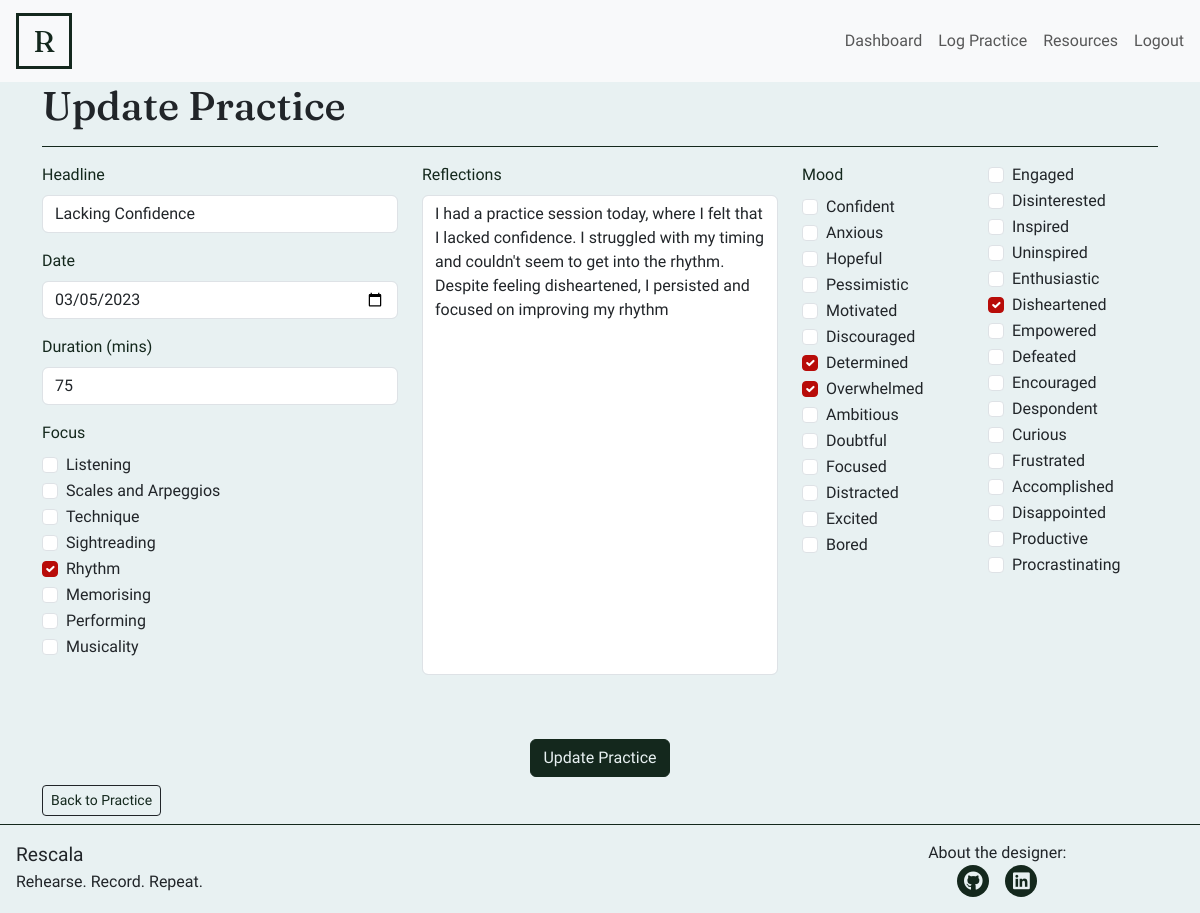
/practice/50/edit (signed in), run on the app's committed database.
### practicelog/models.py (models this page shows)
class Session(models.Model):
    user = models.ForeignKey(Profile, on_delete=models.CASCADE, name='user')
    date = models.DateField(validators=[validators.validate_date])
    duration = models.IntegerField(validators=[validators.validate_duration])
    headline = models.CharField(max_length=150)
    focus = models.JSONField(default=list, blank=True)
    moods = models.JSONField(default=list, blank=True)
    summary = models.TextField()

### practicelog/views.py (the view, shortened to what this page needs)
class EditLog(LoginRequiredMixin, View):
    def get(self, request, session_id):
        session = get_object_or_404(Session, id=session_id)
        user = request.user
        initial_values = {
            'headline': session.headline,
            'date': session.date.strftime("%Y-%m-%d"),
            'duration': session.duration,
            'focus': session.focus,
            'summary': session.summary,
            'moods': session.moods
        }
        return render(
            request, 'editlog.html',
            {
                "form": EditSessionForm(
                    session=session,
                    initial=initial_values),
                "user": user,
                "session": session
            }
        )

### templates/editlog.html (shortened to what this page needs)
{% extends "base.html" %}
{% load crispy_forms_tags%}
{% block content %}
<div class="container row-fill-no-header">
    <div class="row ">
        <div class="col">
            <h1>Update Practice</h1>
            <hr/>
        </div>
    </div>
    <div class="row">
        <div class="col">
            <div>
                {% crispy form %}
          </div>
        </div>
    </div>
    <div class="row">
        <div class="col-12 d-flex justify-content-center justify-content-md-start">
            <a href="{% url 'session_details' session.id %}" class="btn btn-sm btn-dark mb-2">Back to Practice</a>
        </div>
    </div>
</div> {% endblock %}

### static/css/style.css (style rules this page uses)
body { font-family: 'Work Sans', Courier, monospace; background-color: #E8F1F2; accent-color: #355834; display: flex; flex-direction: column; height: 100vh; font-weight: 300; }
hr { border-top: #14281D 1px solid; opacity: 1; }
h1, h2, h3 { font-family: 'Fraunces', Courier, monospace; }
a { text-decoration: none; color: #14281D; }
textarea { resize: none; font-weight: 300; height: 30rem; }
.textinput { font-weight: 300; }
.datetimeinput { font-weight: 300; }
.form-control { font-weight: 300; }
.form-label { font-weight: 400; }
.btn-very-dark { color: #E8F1F2; background-color: #14281D; }
.btn-dark { color: #14281D; background-color: #E8F1F2; }
.btn-primary { border: 1px solid #14281D; }
.two-col { column-count: 2; }
.form-label { color: #14281D; }
.form-check-input:checked { background-color: #B80C09; border-color: #B80C09; }

### data on the page
Session: headline "Lacking Confidence", date "03/05/2023", duration "75", focus "☐ ☐ ☐ ☐ ☑ ☐ ☐ ☐", summary "I had a practice session today, where I felt that I lacked confidence. I struggled with my timing and couldn't seem to get into the rhythm. Despite feeling disheartened, I persisted and focused on improving my rhythm", moods "☐ ☐ ☐ ☐ ☐ ☐ ☑ ☑ ☐ ☐ ☐ ☐ ☐ ☐ ☐ ☐ ☐ ☐ ☐ ☑ ☐ ☐ ☐ ☐ ☐ ☐ ☐ ☐ ☐ ☐"
